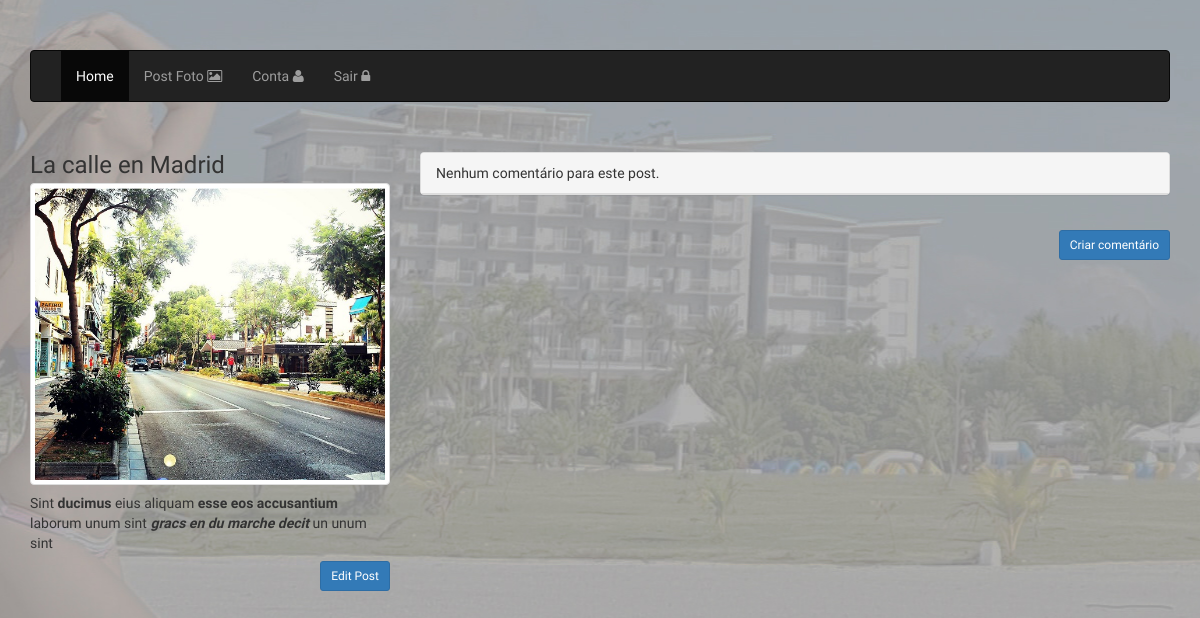
Screenshot of /links/comments.php?post_id=52 (signed in) with the database file from the repository.
### tables this page shows
CREATE TABLE IF NOT EXISTS `post` (
  `post_id` int(3) NOT NULL AUTO_INCREMENT,
  `post_user_id` int(3) NOT NULL,
  `post_title` varchar(255) NOT NULL,
  `post_comment` varchar(255) NOT NULL,
  `post_image` varchar(60) NOT NULL,
  `post_image_location` varchar(255) NOT NULL,
  PRIMARY KEY (`post_id`)
);

### includes/function.php (called while the page is built, shortened)
<?php
function edit_data($post_id){
  require_once("db.php");
    $sql = "SELECT * FROM `post` WHERE `post_id`='{$post_id}' ";
      $result = $db->query($sql);
        $array = $result->fetch_array();
  return $array;
}
?>

### links/comments.php (the view, shortened to what this page needs)
<?php include("header.php") ?>
<?php include("navbar.php") ?>
<?php include("../includes/function.php") ?>
<?php
    if(isset($_COOKIE['id']) && isset($_COOKIE['security'])){
        if(isset($_GET['post_id'])){
          $post_id = $_GET['post_id'];
            $data = edit_data($post_id);
              $post_title = $data['post_title'];
                $image = $data['post_image'];
                  $post_comment = $data['post_comment'];
          $user_id = comment_data($post_id);
        }
?>
    <div class="container">
      <div class="row">
        <div class="col-md-4 comments">
            <div class="w3-card-4 cards-bkg" style="width:10">
              <h3><?php echo $post_title; ?></h3>
              <img class="thumbnail" src="../img_upload/<?php echo $image; ?>">
              <p class="card-text"><?php echo $post_comment; ?></p>
              <a href="edit.php?post_id=<?php echo $post_id; ?>" class="btn btn-primary pull-right btn-sm">Edit Post</a>
            </div>
        </div>
<?php
    if(empty($user_id)){
      $btn = 'default';
        $message = 'Nenhum comentário para este post.';
      } else {
          $btn = 'success';
            $message = 'Nós temos '.count($user_id).' Comentários para este post.';
        }
?>
    <div class="col-md-8 comments">
      <div class="message-setter">
        <div class="panel panel-<?php echo $btn; ?>">
          <div class="panel-heading"><?php echo $message; ?></div>
        </div>
      </div>
    <button type="button" class="btn btn-primary btn-sm pull-right btn-post-comment" data-toggle="modal" data-target="#exampleModalCenter">Criar comentário</button>
      </div>
    </div>
  </div>
<?php
} else {
  redirect("../logout.php");
}?>
<?php include("footer.php") ?>

### css/style.css (style rules this page uses)
body { padding-top: 50px; background: url('../img/sample.jpg') no-repeat fixed center; font-family: acme; }
.cards-bkg img { width: 100%; }
.comments { margin-top: 30px; }
.comments p { margin-top: 35px; }
.comments .cards-bkg { padding: 0 !important; margin: 0 !important; }
.comments .cards-bkg h3 { margin: 0 0 5px 0 !important; }
.comments .cards-bkg img { margin: 0 !important; }
.comments .cards-bkg p { margin: 8px 0 5px 0 !important; }
.btn-post-comment { margin-top: 15px; }

### rows the page displays
post: post_title "La calle en Madrid", post_image (picture), post_comment "Sint ducimus eius aliquam esse eos accusantium laborum unum sint gracs en du marche decit un unum sint"

### other values shown
$message "Nenhum comentário para este post."
